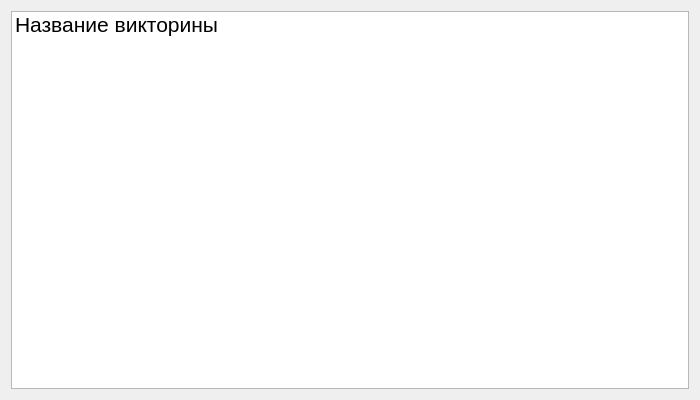
<?xml version="1.0" encoding="UTF-8"?>
<ui version="4.0">
 <class>Dialog</class>
 <widget class="QDialog" name="Dialog">
  <property name="geometry">
   <rect>
    <x>0</x>
    <y>0</y>
    <width>700</width>
    <height>400</height>
   </rect>
  </property>
  <property name="minimumSize">
   <size>
    <width>700</width>
    <height>400</height>
   </size>
  </property>
  <property name="maximumSize">
   <size>
    <width>700</width>
    <height>400</height>
   </size>
  </property>
  <property name="windowTitle">
   <string>Dialog</string>
  </property>
  <layout class="QVBoxLayout" name="verticalLayout">
   <item>
    <widget class="QListWidget" name="listWidget">
     <property name="font">
      <font>
       <pointsize>14</pointsize>
       <weight>50</weight>
       <bold>false</bold>
      </font>
     </property>
     <item>
      <property name="text">
       <string>Название викторины</string>
      </property>
      <property name="font">
       <font>
        <pointsize>16</pointsize>
       </font>
      </property>
     </item>
    </widget>
   </item>
  </layout>
 </widget>
 <resources/>
 <connections/>
</ui>
